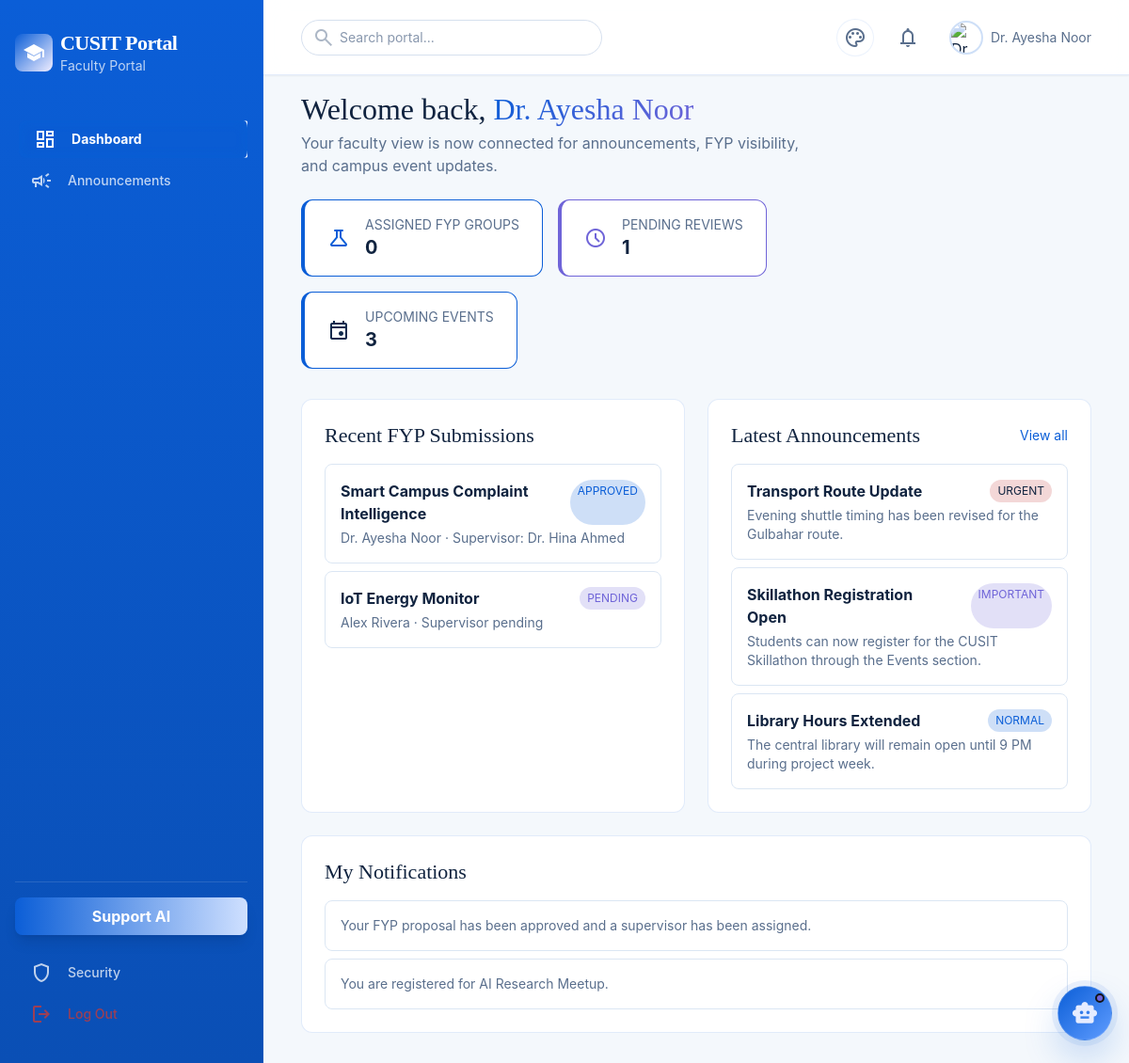
The page /faculty/dashboard.php (signed in) on the database its author committed.
### tables this page shows
CREATE TABLE fyp_groups (
  id INT AUTO_INCREMENT PRIMARY KEY,
  group_name VARCHAR(150) NOT NULL,
  leader_id INT NOT NULL,
  project_title VARCHAR(200) NOT NULL,
  project_description TEXT NOT NULL,
  supervisor VARCHAR(150) NULL,
  status ENUM('pending', 'approved', 'rejected', 'in_progress', 'completed') NOT NULL DEFAULT 'pending',
  admin_remarks TEXT NULL,
  created_at TIMESTAMP DEFAULT CURRENT_TIMESTAMP,
  CONSTRAINT fk_fyp_groups_leader FOREIGN KEY (leader_id) REFERENCES users(id) ON DELETE CASCADE
);

CREATE TABLE users (
  id INT AUTO_INCREMENT PRIMARY KEY,
  name VARCHAR(100) NOT NULL,
  email VARCHAR(150) NOT NULL UNIQUE,
  password VARCHAR(255) NOT NULL,
  role ENUM('admin', 'student', 'faculty') NOT NULL,
  student_id VARCHAR(50) NULL,
  department VARCHAR(100) NULL,
  semester VARCHAR(50) NULL,
  created_at TIMESTAMP DEFAULT CURRENT_TIMESTAMP
);

CREATE TABLE announcements (
  id INT AUTO_INCREMENT PRIMARY KEY,
  title VARCHAR(200) NOT NULL,
  message TEXT NOT NULL,
  priority ENUM('normal', 'important', 'urgent') NOT NULL DEFAULT 'normal',
  created_by INT NOT NULL,
  created_at TIMESTAMP DEFAULT CURRENT_TIMESTAMP,
  CONSTRAINT fk_announcements_user FOREIGN KEY (created_by) REFERENCES users(id) ON DELETE CASCADE
);

CREATE TABLE notifications (
  id INT AUTO_INCREMENT PRIMARY KEY,
  user_id INT NOT NULL,
  message TEXT NOT NULL,
  is_read TINYINT DEFAULT 0,
  created_at TIMESTAMP DEFAULT CURRENT_TIMESTAMP,
  CONSTRAINT fk_notifications_user FOREIGN KEY (user_id) REFERENCES users(id) ON DELETE CASCADE
);

### includes/functions.php (called while the page is built, shortened)
<?php
function base_url(string $path = ''): string
{
    return '/ParticipantName-WebDev/' . ltrim($path, '/');
}
function h(mixed $value): string
{
    return htmlspecialchars((string) $value, ENT_QUOTES, 'UTF-8');
}
function user_id(): int
{
    return (int) ($_SESSION['user']['id'] ?? 0);
}
function fetch_notifications(int $userId, int $limit = 5): array
{
    $stmt = db()->prepare('SELECT * FROM notifications WHERE user_id = ? ORDER BY created_at DESC LIMIT ' . (int) $limit);
    $stmt->execute([$userId]);
    return $stmt->fetchAll();
}

### config/db.php (called while the page is built, shortened)
<?php
function db(): PDO
{
    static $pdo = null;
    if ($pdo instanceof PDO) {
        return $pdo;
    }
    $dsn = 'mysql:host=' . DB_HOST . ';dbname=' . DB_NAME . ';charset=utf8mb4';
    try {
        $pdo = new PDO($dsn, DB_USER, DB_PASS, [
            PDO::ATTR_ERRMODE => PDO::ERRMODE_EXCEPTION,
            PDO::ATTR_DEFAULT_FETCH_MODE => PDO::FETCH_ASSOC,
            PDO::ATTR_EMULATE_PREPARES => false,
        ]);
    } catch (PDOException $exception) {
        http_response_code(500);
        exit('Database connection failed. Please verify XAMPP MySQL and import database.sql.');
    }
    return $pdo;
}

### faculty/dashboard.php (the view, shortened to what this page needs)
<?php
require_once __DIR__ . '/../includes/header.php';
$pdo = db();
$assignedFyp = $pdo->prepare('SELECT COUNT(*) FROM fyp_groups WHERE supervisor = ?');
$assignedFyp->execute([user_name()]);
$assignedCount = (int) $assignedFyp->fetchColumn();
$pendingApprovals = (int) $pdo->query("SELECT COUNT(*) FROM fyp_groups WHERE status = 'pending'")->fetchColumn();
$upcomingEvents = (int) $pdo->query("SELECT COUNT(*) FROM events WHERE status = 'active' AND event_date >= CURDATE()")->fetchColumn();
$recentAnnouncements = $pdo->query('SELECT * FROM announcements ORDER BY FIELD(priority,"urgent","important","normal"), created_at DESC LIMIT 4')->fetchAll();
$recentFyp = $pdo->query('SELECT fg.project_title, fg.status, fg.supervisor, u.name FROM fyp_groups fg JOIN users u ON u.id = fg.leader_id ORDER BY fg.created_at DESC LIMIT 4')->fetchAll();
$notifications = fetch_notifications(user_id(), 4);
?>
<section class="mb-xl grid grid-cols-1 lg:grid-cols-3 gap-lg items-end">
  <div class="lg:col-span-2">
    <h2 class="font-headline-lg text-headline-lg text-on-surface mb-xs">Welcome back, <span class="gradient-text"><?= h(user_name()) ?></span></h2>
    <p class="font-body-md text-body-md text-on-surface-variant mb-lg">Your faculty view is now connected for announcements, FYP visibility, and campus event updates.</p>
    <div class="flex flex-wrap gap-md">
      <div class="glass-panel rounded-xl px-lg py-md flex items-center gap-md border-l-4 border-secondary-container"><span class="material-symbols-outlined text-secondary">science</span><div><p class="font-label-md text-label-md text-on-surface-variant uppercase">Assigned FYP Groups</p><p class="font-bold text-xl"><?= $assignedCount ?></p></div></div>
      <div class="glass-panel rounded-xl px-lg py-md flex items-center gap-md border-l-4 border-tertiary"><span class="material-symbols-outlined text-tertiary">schedule</span><div><p class="font-label-md text-label-md text-on-surface-variant uppercase">Pending Reviews</p><p class="font-bold text-xl"><?= $pendingApprovals ?></p></div></div>
      <div class="glass-panel rounded-xl px-lg py-md flex items-center gap-md border-l-4 border-primary"><span class="material-symbols-outlined text-primary">event</span><div><p class="font-label-md text-label-md text-on-surface-variant uppercase">Upcoming Events</p><p class="font-bold text-xl"><?= $upcomingEvents ?></p></div></div>
    </div>
  </div>
</section>
<section class="grid lg:grid-cols-2 gap-lg">
  <div class="glass-card rounded-xl p-lg">
    <div class="flex justify-between items-center mb-md"><h3 class="font-headline-md text-headline-md">Recent FYP Submissions</h3></div>
    <div class="space-y-sm">
      <?php foreach ($recentFyp as $row): ?>
        <div class="rounded-lg bg-surface-container-low border border-white/5 p-md">
          <div class="flex justify-between gap-md">
            <p class="font-bold"><?= h($row['project_title']) ?></p>
            <span class="rounded-full px-sm py-xs text-xs <?= $row['status'] === 'pending' ? 'bg-tertiary/20 text-tertiary' : ($row['status'] === 'approved' ? 'bg-secondary-container/20 text-secondary' : 'bg-error/20 text-error') ?>"><?= h(strtoupper($row['status'])) ?></span>
          </div>
          <p class="text-sm text-on-surface-variant mt-xs"><?= h($row['name']) ?><?= $row['supervisor'] ? ' · Supervisor: ' . h($row['supervisor']) : ' · Supervisor pending' ?></p>
        </div>
      <?php endforeach; ?>
    </div>
  </div>
  <div class="glass-card rounded-xl p-lg">
    <div class="flex justify-between items-center mb-md"><h3 class="font-headline-md text-headline-md">Latest Announcements</h3><a class="text-secondary text-label-md" href="<?= h(base_url('faculty/announcements.php')) ?>">View all</a></div>
    <div class="space-y-sm">
      <?php foreach ($recentAnnouncements as $a): ?>
        <div class="rounded-lg bg-surface-container-low border border-white/5 p-md">
          <div class="flex justify-between gap-md"><p class="font-bold"><?= h($a['title']) ?></p><span class="rounded-full px-sm py-xs text-xs <?= $a['priority'] === 'urgent' ? 'bg-error/20 text-error' : ($a['priority'] === 'important' ? 'bg-tertiary/20 text-tertiary' : 'bg-secondary-container/20 text-secondary') ?>"><?= h(strtoupper($a['priority'])) ?></span></div>
          <p class="text-sm text-on-surface-variant mt-xs"><?= h($a['message']) ?></p>
        </div>
      <?php endforeach; ?>
    </div>
  </div>
</section>
<section class="grid lg:grid-cols-3 gap-lg">
  <div class="glass-card rounded-xl p-lg lg:col-span-3"><h3 class="font-headline-md text-headline-md mb-md">My Notifications</h3><div class="space-y-sm"><?php foreach ($notifications as $notification): ?><div class="rounded-lg bg-surface-container-low border border-white/5 p-md text-sm text-on-surface-variant"><?= h($notification['message']) ?></div><?php endforeach; ?><?php if (!$notifications): ?><p class="text-on-surface-variant">No notifications yet.</p><?php endif; ?></div></div>
</section>
<?php require_once __DIR__ . '/../includes/footer.php'; ?>

### includes/header.php (style rules this page uses)
body { --portal-bg:#f4f8fc;--portal-text:#10233f;--portal-muted:#5a6f8d;--portal-muted-soft:rgba(90,111,141,.72);--portal-panel:rgba(255,255,255,.94);--portal-panel-strong:rgba(255,255,255,.98);--portal-border:rgba(11,94,215,.12);--portal-border-soft:rgba(11,94,215,.08);--portal-sidebar-bg:linear-gradient(180deg,#0b5ed7 0%,#0a4fb5 100%);--portal-sidebar-text:#ffffff;--portal-sidebar-muted:rgba(255,255,255,.74);--portal-header-bg:rgba(255,255,255,.92);--portal-input-bg:#ffffff;--portal-input-border:#d6e0ee;--portal-accent:#0b5ed7;--portal-accent-soft:#5f9cff;--portal-accent-strong:#0f2a4d;--portal-tertiary-text:#6f64d8;--portal-accent-ring:rgba(11,94,215,.22);--portal-accent-glow:rgba(11,94,215,.08);--portal-gradient-start:#0b5ed7;--portal-gradient-end:#6f64d8;--portal-chip-bg:rgba(11,94,215,.08);--portal-chip-border:rgba(11,94,215,.14);--portal-chat-user-start:rgba(11,94,215,.95);--portal-chat-user-end:rgba(85,113,191,.95);background:var(--portal-bg);color:var(--portal-text) }
.material-symbols-outlined { font-variation-settings:'FILL' 0,'wght' 400,'GRAD' 0,'opsz' 24 }
.glass-panel,.glass-card { background:var(--portal-panel);backdrop-filter:blur(16px);border:1px solid var(--portal-border) }
.gradient-text { background:linear-gradient(135deg,var(--portal-gradient-start),var(--portal-gradient-end));-webkit-background-clip:text;color:transparent }
.portal-header .text-on-surface,.portal-main .text-on-surface { color:var(--portal-text)!important }
.portal-header .text-on-surface-variant,.portal-main .text-on-surface-variant { color:var(--portal-muted)!important }
.portal-header .text-secondary,.portal-main .text-secondary { color:var(--portal-accent)!important }
.portal-header .text-tertiary,.portal-main .text-tertiary { color:var(--portal-tertiary-text)!important }
.portal-header .text-primary,.portal-main .text-primary { color:var(--portal-accent-strong)!important }
.portal-main .border-white\/5,.portal-main .border-white\/10 { border-color:#dbe6f3!important }
.portal-main .bg-surface-container,.portal-main .bg-surface-container-low,.portal-main .bg-surface-container-high,.portal-main .bg-surface-container-highest { background:var(--portal-input-bg)!important }
.portal-main .text-error,.portal-header .text-error { color:var(--error)!important }

### rows shown on the page
fyp_groups: project_title "Smart Campus Complaint Intelligence", status "APPROVED", leader.name "Dr. Ayesha Noor", supervisor "Dr. Hina Ahmed"
fyp_groups: project_title "IoT Energy Monitor", status "PENDING", leader.name "Alex Rivera", shows "· Supervisor pending"
announcements: title "Transport Route Update", priority "URGENT", message "Evening shuttle timing has been revised for the Gulbahar route."
announcements: title "Skillathon Registration Open", priority "IMPORTANT", message "Students can now register for the CUSIT Skillathon through the Events section."
announcements: title "Library Hours Extended", priority "NORMAL", message "The central library will remain open until 9 PM during project week."
notifications: message "Your FYP proposal has been approved and a supervisor has been assigned."
notifications: message "You are registered for AI Research Meetup."

### other values the page prints
$label "Dashboard"
$label "Announcements"
user_name() "Dr. Ayesha Noor"
$assignedCount "0"
$pendingApprovals "1"
$upcomingEvents "3"
